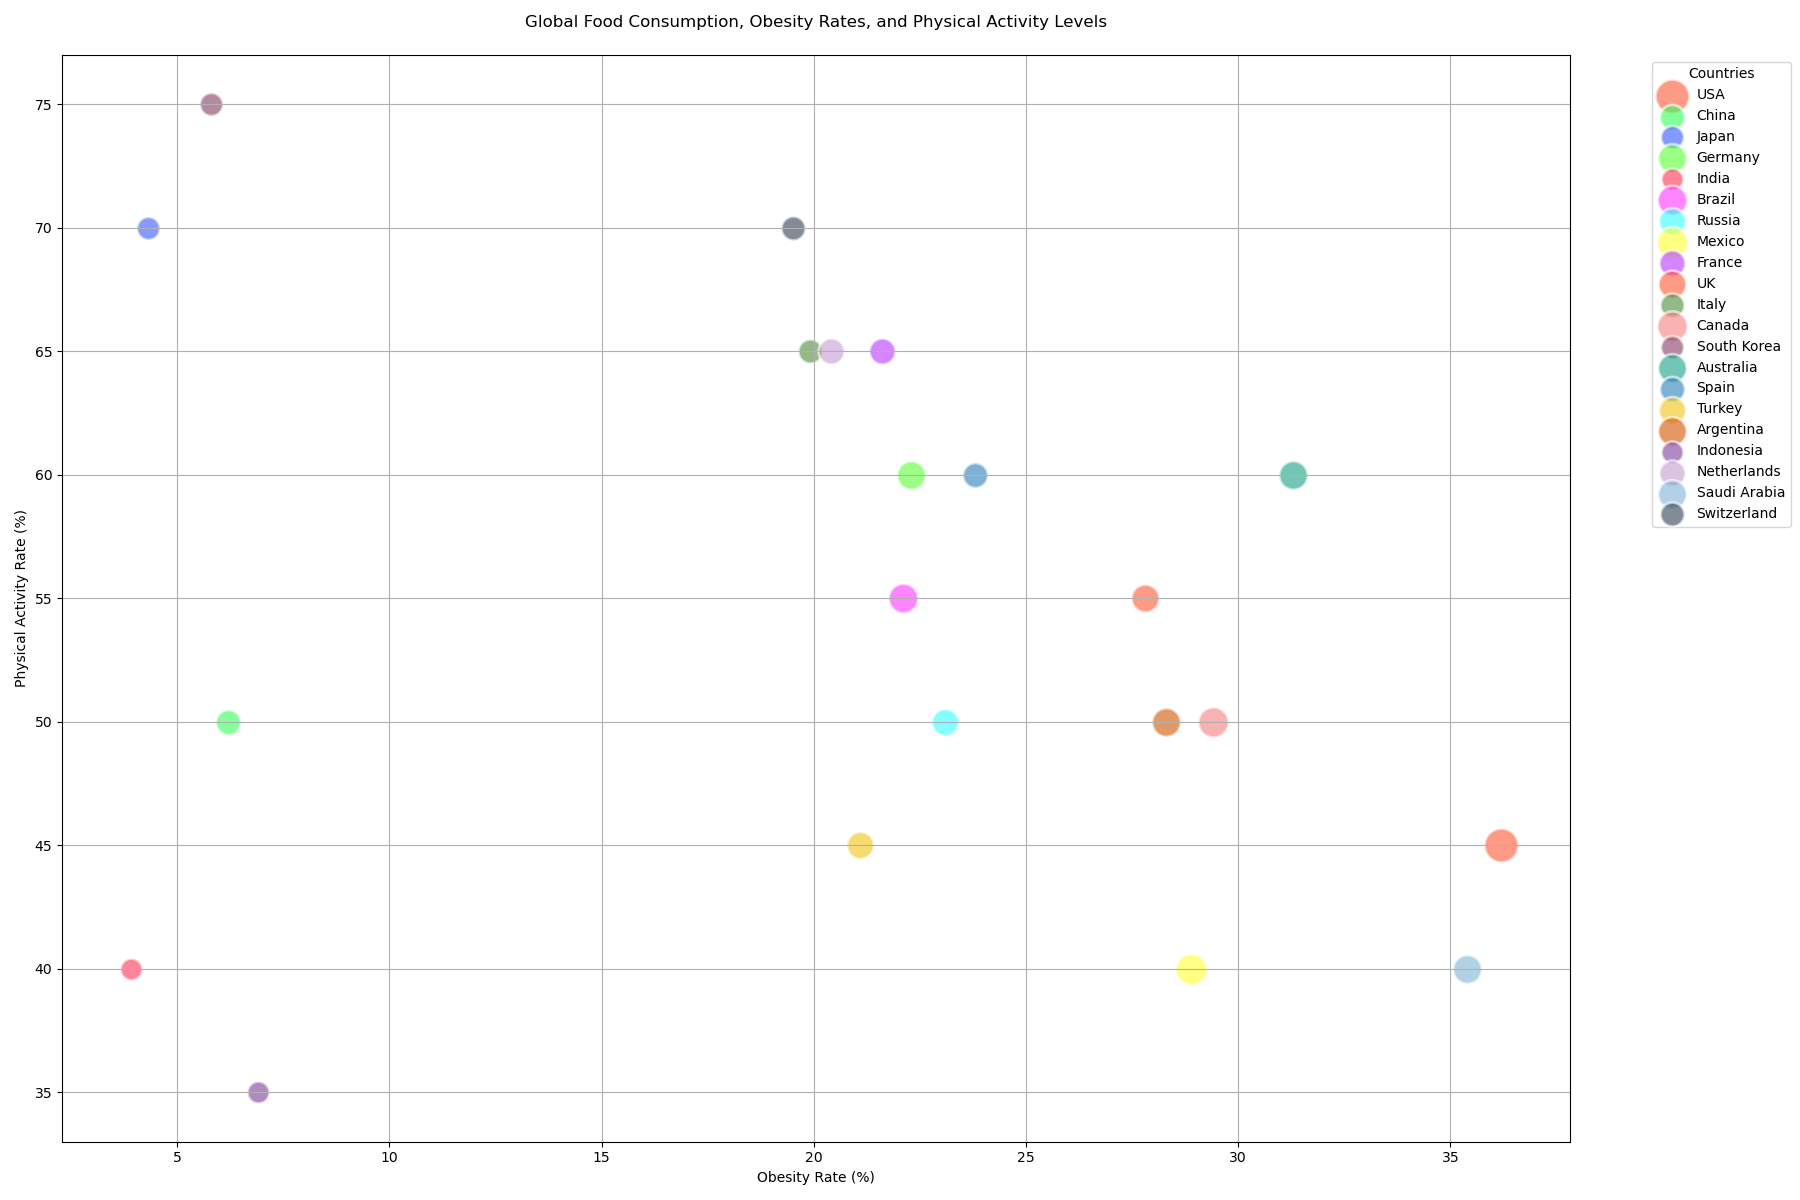

Write Python code to recreate this figure.

import matplotlib.pyplot as plt

data = {
    'Country': ['USA', 'China', 'Japan', 'Germany', 'India', 'Brazil', 'Russia', 'Mexico', 'France', 'UK', 'Italy', 'Canada', 'South Korea', 'Australia', 'Spain', 'Turkey', 'Argentina', 'Indonesia', 'Netherlands', 'Saudi Arabia', 'Switzerland'],
    'Food Consumption (kg/year)': [120, 65, 55, 85, 50, 90, 75, 100, 70, 80, 60, 95, 55, 85, 65, 75, 85, 50, 70, 85, 60],
    'Obesity Rate (%)': [36.2, 6.2, 4.3, 22.3, 3.9, 22.1, 23.1, 28.9, 21.6, 27.8, 19.9, 29.4, 5.8, 31.3, 23.8, 21.1, 28.3, 6.9, 20.4, 35.4, 19.5],
    'Physical Activity Rate (%)': [45, 50, 70, 60, 40, 55, 50, 40, 65, 55, 65, 50, 75, 60, 60, 45, 50, 35, 65, 40, 70]
}

fig, ax = plt.subplots(figsize=(18, 12))

for i in range(len(data['Country'])):
    ax.scatter(data['Obesity Rate (%)'][i], data['Physical Activity Rate (%)'][i], 
               s=data['Food Consumption (kg/year)'][i] * 5,  # Bubble sizes
               label='{}'.format(data['Country'][i]),
               alpha=0.6, edgecolors='w',
               linewidth=2)

colors = ['#FF5733', '#33FF57', '#3357FF', '#57FF33', '#FF3357',
          '#FF33FF', '#33FFFF', '#FFFF33', '#B535FF', '#FF5733',
          '#4B8B3B', '#F67E7D', '#843B62', '#16A085', '#2980B9',
          '#F1C40F', '#D35400', '#7D3C98', '#C39BD3', '#7FB3D5',
          '#2E4053']

for i, dot in enumerate(ax.collections):
    dot.set_facecolor(colors[i % len(colors)])

ax.set_title("Global Food Consumption, Obesity Rates, and Physical Activity Levels", pad=20)
ax.set_xlabel('Obesity Rate (%)')
ax.set_ylabel('Physical Activity Rate (%)')

ax.grid(True)
ax.legend(title='Countries', bbox_to_anchor=(1.05, 1), loc='upper left')

plt.tight_layout()
plt.show()
